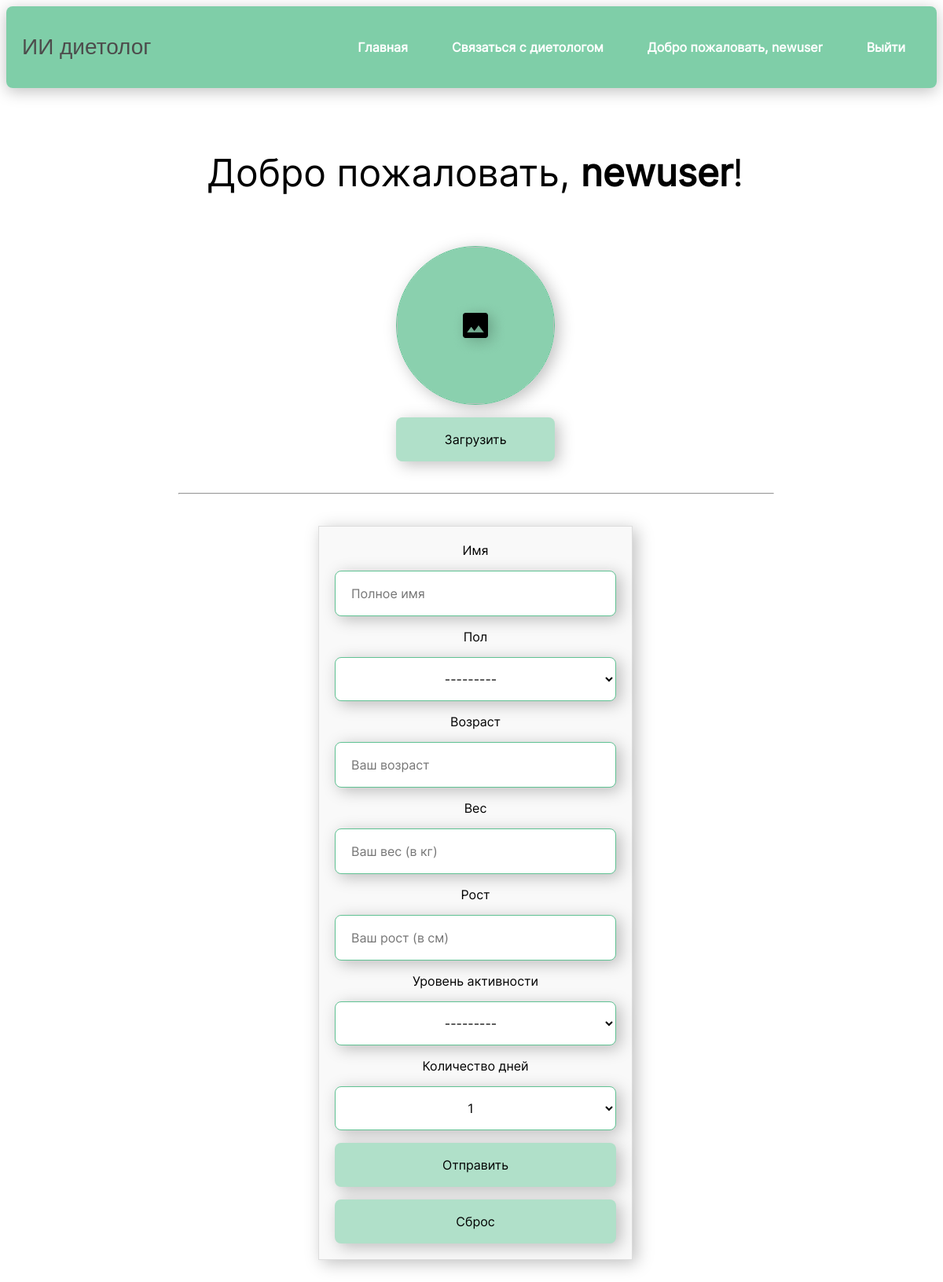
Page /me/ (signed in) on the committed database.
### home/models.py (models this page shows, shortened)
class Details(models.Model):
    class Meta:
        verbose_name_plural = "Details"
    gender_choices = [
        ("Мужчина", "Мужчина"),
        ("Женщина", "Женщина"),
    ]
    activity_choices = [
        (
            "Сидячий (мало или отсутствует физическая активность)",
            "Сидячий (мало или отсутствует физическая активность)",
        ),
        (
            "Легкая активность (1-3 дня в неделю)",
            "Легкая активность (1-3 дня в неделю)",
        ),
        (
            "Умеренная активность (3-5 дней в неделю)",
            "Умеренная активность (3-5 дней в неделю)",
        ),
        ("Очень активный (6-7 дней в неделю)", "Очень активный (6-7 дней в неделю)"),
        ("Супер активный (два раза в день)", "Супер активный (два раза в день)"),
    ]
    number_of_days_choices = [
        (1, 1),
        (3, 3),
        (7, 7),
    ]
    user = models.OneToOneField(
        User, on_delete=models.CASCADE, related_name="details", null=True
    )
    name = models.CharField(max_length=100, blank=True, null=True)
    gender = models.CharField(choices=gender_choices, max_length=100)
    weight = models.IntegerField(blank=True, null=True)
    height = models.IntegerField(blank=True, null=True)
    age = models.IntegerField(blank=True, null=True)
    activity = models.CharField(
        choices=activity_choices, max_length=100, blank=True, null=True
    )
    number_of_days = models.IntegerField(
        choices=number_of_days_choices, blank=True, null=True
    )
    user_photo = models.ImageField(upload_to="user_photo", blank=True)

### home/views.py (the view, shortened to what this page needs)
# urls.py: re_path("^me/$", views.me, name="me"),
def me(request):
    if not request.user.is_authenticated:
        return redirect("login")
    details, _ = Details.objects.get_or_create(user=request.user)
    form_detail = forms.DetailForm(instance=details, user=request.user)
    form_photo = forms.UserPhotoForm()
    context = {
        "form": form_detail,
        "form_photo": form_photo,
        "user_photo": details.user_photo,
    }
    return render(request, "me.html", context=context)

### home/forms.py
class UserPhotoForm(forms.Form):
    user_photo = forms.ImageField(
        required=False,
        label="Фото",
        widget=forms.FileInput(),
    )

### home/templates/me.html (shortened to what this page needs)
{% extends 'base.html' %}
{% block content %}
  <div class="container-756">
    <h1>Добро пожаловать, <strong>{{ request.user.username }}</strong>!</h1>
    <form class="user_image_form" method="POST" action="#" enctype="multipart/form-data">
      <div class="form-group">
      <label for="{{ form_photo.user_photo.id_for_label }}">
        <img src="{% if user_photo %}{{ user_photo.url }}{% endif %}"
     class="user_photo"
     id="image-placeholder"
/>
      </label>
        <input type="submit" value="Загрузить" class="btn" />
      </div>
    </form>
    <hr>
    <div class="container-400">
      <form class="form_input_user_parameters" method="POST" action="#" id="details_form">
        <div class="form-group">
          <div class="form-group">
            <label id="name_label" for="id_name">Имя</label>
            {{ form.name }}
            <label id="gender_label" for="id_gender">Пол</label>
            {{ form.gender }}
            <label id="age_label" for="id_age">Возраст</label>
            {{ form.age }}
            <label id="weight_label" for="id_weight">Вес</label>
            {{ form.weight }}
            <label id="height_label" for="id_height">Рост</label>
            {{ form.height }}
            <label id="activity_label" for="id_activity">Уровень активности</label>
            {{ form.activity }}
            <label id="number_of_days_label" for="id_number_of_days">Количество дней</label>
            {{ form.number_of_days }}
          </div>
          <button type="submit" class="btn">Отправить</button>
          <button type="reset" class="btn">Сброс</button>
        </div>
      </form>
    </div>
  </div>
{% endblock %}

### home/templates/base.html (shortened to what this page needs)
<!DOCTYPE html>
<html lang="en">
  <head>
    {% load static %}
    <link rel="stylesheet" href="{% static 'css/style.css' %}" />
  </head>
  <body>
    <div class="main">
      <div class="nav-container">
        <nav>
          <a class="brand-text" href="{% url 'index' %}">ИИ диетолог</a>
          <ul>
            <li>
              <a href="{% url 'index' %}">Главная</a>
            </li>
            <li>
              <a href="{% url 'contact'%}">Связаться с диетологом</a>
            </li>
            {% if not request.user.is_authenticated %}
              <li>
                <a href="{% url 'login' %}">Аккаунт</a>
              </li>
            {% else %}
              <li>
                <a href="{% url 'me' %}">Добро пожаловать, {{ user.username }}</a>
              </li>
              <li>
                <a href="{% url 'logout' %}?next={{ request.path }}">Выйти</a>
              </li>
            {% endif %}
          </ul>
        </nav>
      </div>
      <div class="container-full">
        {% block content %}
        {% endblock %}
      </div>
    </div>
  </body>
</html>

### home/static/css/style.css (style rules this page uses)
h1 { color: #000; text-align: center; max-width: 100%; word-wrap: break-word; font-family: Inter; font-size: 48px; font-style: normal; font-weight: 400; line-height: normal; width: 100%; }
a { color: var(--Unnamed-Color, #39B278); font-family: Inter; font-size: 16px; font-style: normal; font-weight: 400; line-height: normal; text-decoration-line: underline; }
.brand-text { display: flex; text-decoration: none; color: #4d4c4c; max-width: 100%; word-wrap: break-word; font-family: Arial, Helvetica, sans-serif; font-size: 28px; font-style: normal; font-weight: 400; line-height: normal; width: 100%; }
.main { display: flex; width: 100; align-items: flex-start; justify-content: center; gap: 10px; }
.container-400 { display: flex; flex-direction: column; align-items: center; justify-content: center; gap: 16px; display: flex; max-width: 400px; width: 100%; }
.container-756 { display: flex; flex-direction: column; justify-content: center; align-items: center; gap: 32px; display: flex; max-width: 756px; width: 100%; }
.container-full { display: flex; padding: 150px 0px; justify-content: center; flex-direction: column; align-items: center; gap: 32px; width: 100%; }
.form_input_user_parameters { display: flex; max-width: 756px; padding: 20px; height: fit-content; flex-direction: column; align-items: center; gap: 48px; align-self: stretch; border: 1px solid #DDD; background: #F9F9F9; box-shadow: 5px 4px 20px 0px rgba(0, 0, 0, 0.25); }
.form_input_user_parameters input { font-family: Inter; font-size: 16px; font-style: normal; font-weight: 400; line-height: normal; box-shadow: 5px 4px 20px 0px rgba(0, 0, 0, 0.25); }
.form_input_user_parameters input[type="text"], .form_input_user_parameters input[type="number"] { display: flex; height: 56px; padding: 0px 20px; justify-content: center; align-items: center; align-self: stretch; border-radius: 8px; border: 1px solid var(--Unnamed-Color, #60C293); background: #FFF; box-shadow: 5px 4px 20px 0px rgba(0, 0, 0, 0.25); }
.form_input_user_parameters select { display: flex; height: 56px; padding: 0px 20px; justify-content: center; align-items: center; align-self: stretch; border-radius: 8px; border: 1px solid var(--Unnamed-Color, #60C293); background: #FFF; box-shadow: 5px 4px 20px 0px rgba(0, 0, 0, 0.25); color: #000; text-align: center; font-family: Inter; font-size: 16px; font-style: normal; font-weight: 400; line-height: normal; }
label { display: flex; flex-direction: column; justify-content: center; text-align: center; padding-bottom: -24px; font-family: Inter; font-size: 16px; gap: 8px; align-self: stretch; }
.form-group { display: flex; flex-direction: column; align-items: center; gap: 16px; align-self: stretch; }
.btn { display: flex; height: 56px; justify-content: center; align-items: center; align-self: stretch; border-radius: 8px; background: #B0E0C9; border: none; color: #000; text-align: center; cursor: pointer; font-family: Inter; font-size: 16px; font-style: normal; font-weight: 400; line-height: normal; box-shadow: 5px 4px 20px 0px rgba(0, 0, 0, 0.25); }
nav { display: flex; top: 8px; left: 8px; right: 8px; justify-content: center; position: fixed; align-items: center; padding: 20px 20px 20px 20px; min-height: 64px; background: rgba(96, 194, 147, 0.8); border-radius: 8px; box-shadow: 0px 4px 20px 0px rgba(0, 0, 0, 0.25); }
nav ul { list-style-type: none; display: flex; flex: 1; justify-content: flex-start; align-items: center; gap: 16px; }
nav ul li a { text-decoration: none; color: white; font-weight: bold; transition: color 0.3s ease-in-out; text-wrap: nowrap; padding: 0px 20px; }
hr { background: #9E9E9E; display: flex; height: 0.1; width: 100%; align-self: stretch; }
.user_photo { display: flex; height: 200px; width: 200px; justify-content: center; align-items: center; border-radius: 50%; border: 1px solid var(--Unnamed-Color, #60C293); background: url('/static/images/user_photo.png'); box-shadow: 5px 4px 20px 0px rgba(0, 0, 0, 0.25); background-size: cover; background-position: center; overflow: hidden; }
.user_image_form { display: flex; flex-direction: column; align-items: center; }

### rows in the picture
Details: gender "---------", activity "---------", number_of_days "1"

### other values in the picture
{{ user.username }} "newuser"
{{ request.user.username }} "newuser"
